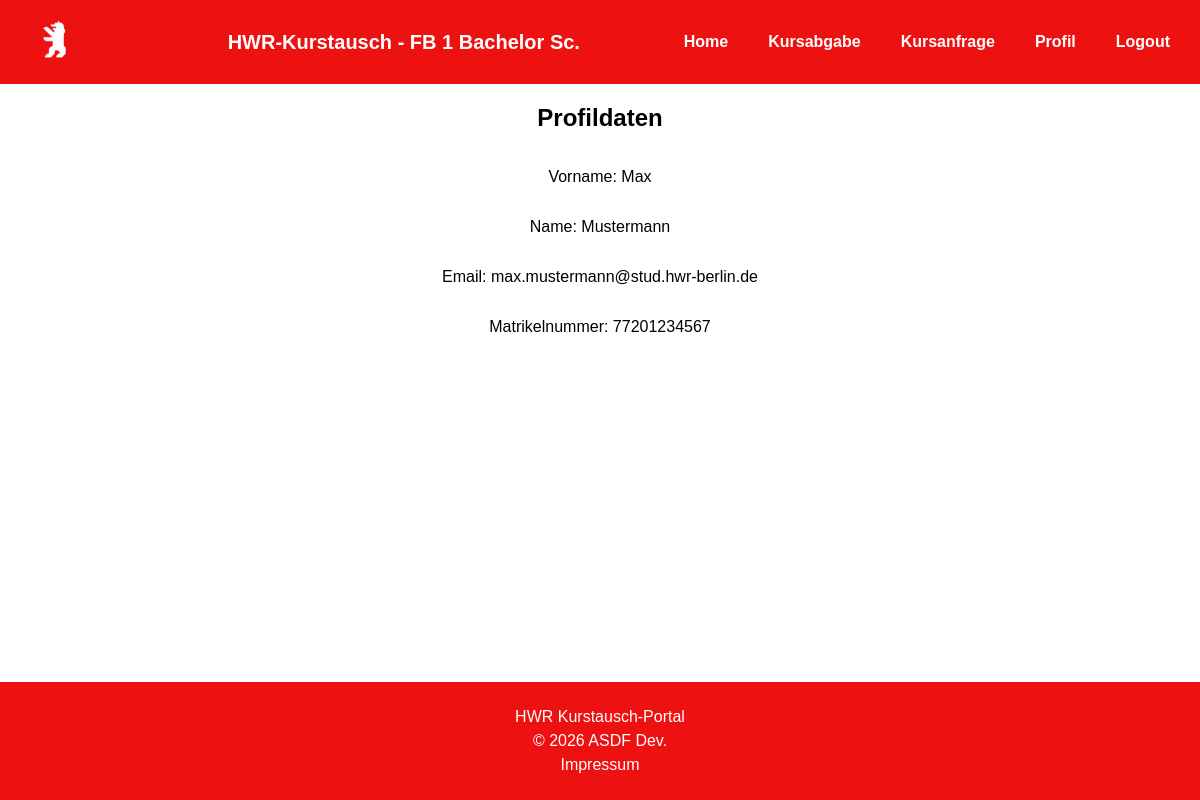
The page /profil (signed in) on the database its author committed.
### tables this page shows
CREATE TABLE studenten (
        username TEXT NOT NULL PRIMARY KEY,
        matrikelnummer INTEGER NOT NULL,
        name TEXT NOT NULL,
        vorname TEXT NOT NULL,
        email TEXT,
        password TEXT NOT NULL,
        studiengang TEXT,
                   
        FOREIGN KEY (studiengang) REFERENCES studiengang(studiengang)
    );

### app.py (the view)
@app.route("/profil")
@login_required
def profil():
    return render_template("profil.html")

### app.py (called while the page is built, shortened)
@login_manager.user_loader
def load_user(user_id):
    if not user_id or user_id== None:
        return None
    with dbcon() as connection:
        c = connection.cursor()
        c.execute("SELECT username, vorname, name, email, matrikelnummer, studiengang FROM studenten WHERE username = ?", (user_id,))
        student = c.fetchone()
        if student:
            return User(
                id=str(student[0]), # wird von flask-login gebraucht
                username=student[0],
                vorname=student[1],
                name=student[2],
                email=student[3],
                matrikelnummer=student[4],
                studiengang=student[5]
            )

### db_update.py (called while the page is built)
def dbcon():
    connection = sqlite3.connect(DB_PATH)
    return connection

### templates/profil.html (shortened to what this page needs)
{% if current_user.matrikelnummer%}
{% extends "base.html" %}
{% elif current_user.ma_id%}
{% extends "base_sb.html" %}
{%endif%}
{% block CONTENT %}
<h1>Profildaten</h1>
<p>Vorname: {{ current_user.vorname }}</p>
<p>Name: {{ current_user.name }}</p>
<p>Email: {{ current_user.email }}</p>
    {% if current_user.matrikelnummer%}
    <p>Matrikelnummer: {{ current_user.matrikelnummer }}</p>
    {%endif%}
{% endblock %}

### static/style.css (style rules this page uses)
html, body { margin: 0; padding: 0; min-height: 100%; font-family: Bahnschrift, Arial, sans-serif; text-align: center; color:black }
body { min-height: 100vh; }
section.content > :not(header):not(footer) { flex-shrink: 0; }

### rows shown on the page
studenten: vorname "Max", name "Mustermann", email "max.mustermann@stud.hwr-berlin.de", matrikelnummer "77201234567"
